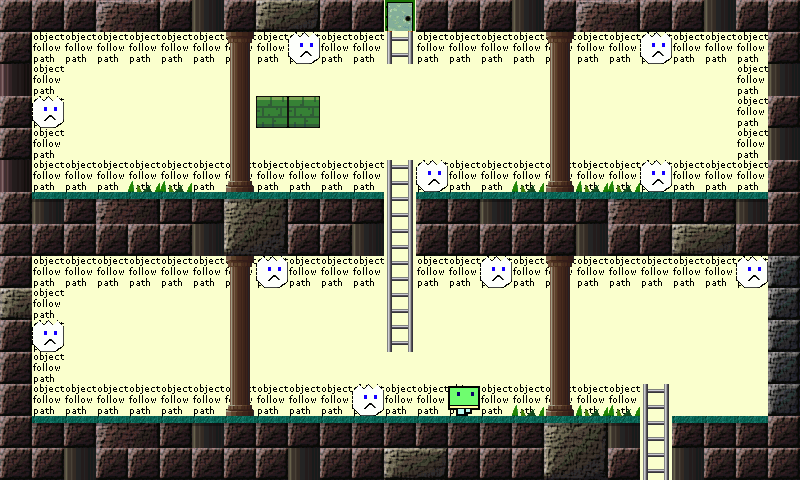

Tiled map render using the project's own tile images. Description and the whole map definition, tile-layer contents included, below:
An orthogonal 25x15 tile map with 32x32 px tiles, 6 tile layers (Layer 0 tiles, Layer 1 underlays tiles, Layer 2 underlays sprites and player, Layer 3 underlays sprites and mobs, ...), 6 tilesets.

<map version="1.0" tiledversion="1.0.3" orientation="orthogonal" renderorder="right-down" width="25" height="15" tilewidth="32" tileheight="32" nextobjectid="1">
 <tileset firstgid="1" name="0" tilewidth="32" tileheight="32" tilecount="800" columns="8">
  <image source="../images/map0Tiles.png" width="256" height="3200" />
 </tileset>
 <tileset firstgid="801" name="1" tilewidth="32" tileheight="32" tilecount="1512" columns="8">
  <image source="../images/map1UnderlaysTiles.png" width="256" height="6050" />
 </tileset>
 <tileset firstgid="2313" name="2" tilewidth="32" tileheight="32" tilecount="64" columns="8">
  <image source="../images/map2UnderlaysSpritesAndPlayer.png" width="256" height="256" />
 </tileset>
 <tileset firstgid="2377" name="3" tilewidth="32" tileheight="32" tilecount="368" columns="8">
  <image source="../images/map3UnderlaysSpritesAndMobs.png" width="256" height="1500" />
 </tileset>
 <tileset firstgid="2745" name="4" tilewidth="32" tileheight="32" tilecount="120" columns="8">
  <image source="../images/map4OverlaysSprites.png" width="256" height="500" />
 </tileset>
 <tileset firstgid="2865" name="5" tilewidth="32" tileheight="32" tilecount="1000" columns="8">
  <image source="../images/map5OverlaysTiles.png" width="256" height="4000" />
 </tileset>
 <layer name="Layer 0 tiles" width="25" height="15">
  <data encoding="csv">
107,107,107,122,123,107,285,107,146,147,107,107,1,107,107,107,285,107,122,123,107,107,285,107,107,
107,1,1,1,1,1,1,1,1,1,1,1,1,1,1,1,1,1,1,1,1,1,1,1,107,
107,1,1,1,1,1,1,1,1,1,1,1,1,1,1,1,1,1,1,1,1,1,1,1,285,
107,1,1,1,1,1,1,1,222,222,1,1,1,1,1,1,1,1,1,1,1,1,1,1,107,
107,1,1,1,1,1,1,1,1,1,1,1,1,1,1,1,1,1,1,1,1,1,1,1,285,
107,1,1,1,1,1,1,1,1,1,1,1,1,1,1,1,1,1,1,1,1,1,1,1,107,
107,285,107,122,123,107,107,154,155,107,107,107,1,107,107,285,107,107,107,122,123,107,107,285,107,
107,107,107,107,107,107,285,162,163,107,107,285,1,107,107,107,107,107,285,107,107,146,147,107,107,
107,1,1,1,1,1,1,1,1,1,1,1,1,1,1,1,1,1,1,1,1,1,1,1,109,
107,1,1,1,1,1,1,1,1,1,1,1,1,1,1,1,1,1,1,1,1,1,1,1,109,
107,1,1,1,1,1,1,1,1,1,1,1,1,1,1,1,1,1,1,1,1,1,1,1,109,
107,1,1,1,1,1,1,1,1,1,1,1,1,1,1,1,1,1,1,1,1,1,1,1,109,
107,1,1,1,1,1,1,1,1,1,1,1,1,1,1,1,1,1,1,1,1,1,1,1,109,
107,107,107,122,123,107,285,107,107,107,107,107,107,107,107,107,107,154,155,285,1,107,107,107,107,
107,107,285,107,107,107,107,107,107,285,107,107,146,147,107,107,107,162,163,107,1,285,107,107,107
</data>
 </layer>
 <layer name="Layer 1 underlays tiles" width="25" height="15">
  <data encoding="csv">
0,0,0,0,0,0,0,0,0,0,0,0,1233,0,0,0,0,0,0,0,0,0,0,0,0,
0,840,840,840,840,840,840,840,840,840,840,840,1233,840,840,840,840,840,840,840,840,840,840,840,0,
0,840,0,0,0,0,0,0,0,0,0,0,0,0,0,0,0,0,0,0,0,0,0,840,0,
0,840,0,0,0,0,0,0,0,0,0,0,0,0,0,0,0,0,0,0,0,0,0,840,0,
0,840,0,0,0,0,0,0,0,0,0,0,0,0,0,0,0,0,0,0,0,0,0,840,0,
0,840,840,840,840,840,840,840,840,840,840,840,1233,840,840,840,840,840,840,840,840,840,840,840,0,
0,0,0,0,0,0,0,0,0,0,0,0,1233,0,0,0,0,0,0,0,0,0,0,0,0,
0,0,0,0,0,0,0,0,0,0,0,0,1233,0,0,0,0,0,0,0,0,0,0,0,0,
0,840,840,840,840,840,840,840,840,840,840,840,1233,840,840,840,840,840,840,840,840,840,840,840,0,
0,840,0,0,0,0,0,0,0,0,0,0,1233,0,0,0,0,0,0,0,0,0,0,0,0,
0,840,0,0,0,0,0,0,0,0,0,0,1233,0,0,0,0,0,0,0,0,0,0,0,0,
0,840,0,0,0,0,0,0,0,0,0,0,0,0,0,0,0,0,0,0,0,0,0,0,0,
0,840,840,840,840,840,840,840,840,840,840,840,840,840,840,840,840,840,840,840,1193,0,0,0,0,
0,0,0,0,0,0,0,0,0,0,0,0,0,0,0,0,0,0,0,0,1193,0,0,0,0,
0,0,0,0,0,0,0,0,0,0,0,0,0,0,0,0,0,0,0,0,1193,0,0,0,0
</data>
 </layer>
 <layer name="Layer 2 underlays sprites and player" width="25" height="15">
  <data encoding="csv">
0,0,0,0,0,0,0,0,0,0,0,0,0,0,0,0,0,0,0,0,0,0,0,0,0,
0,0,0,0,0,0,0,0,0,0,0,0,0,0,0,0,0,0,0,0,0,0,0,0,0,
0,0,0,0,0,0,0,0,0,0,0,0,0,0,0,0,0,0,0,0,0,0,0,0,0,
0,0,0,0,0,0,0,0,0,0,0,0,0,0,0,0,0,0,0,0,0,0,0,0,0,
0,0,0,0,0,0,0,0,0,0,0,0,0,0,0,0,0,0,0,0,0,0,0,0,0,
0,0,0,0,0,0,0,0,0,0,0,0,0,0,0,0,0,0,0,0,0,0,0,0,0,
0,0,0,0,0,0,0,0,0,0,0,0,0,0,0,0,0,0,0,0,0,0,0,0,0,
0,0,0,0,0,0,0,0,0,0,0,0,0,0,0,0,0,0,0,0,0,0,0,0,0,
0,0,0,0,0,0,0,0,0,0,0,0,0,0,0,0,0,0,0,0,0,0,0,0,0,
0,0,0,0,0,0,0,0,0,0,0,0,0,0,0,0,0,0,0,0,0,0,0,0,0,
0,0,0,0,0,0,0,0,0,0,0,0,0,0,0,0,0,0,0,0,0,0,0,0,0,
0,0,0,0,0,0,0,0,0,0,0,0,0,0,0,0,0,0,0,0,0,0,0,0,0,
0,0,0,0,0,0,0,0,0,0,0,0,0,0,2313,0,0,0,0,0,0,0,0,0,0,
0,0,0,0,0,0,0,0,0,0,0,0,0,0,0,0,0,0,0,0,0,0,0,0,0,
0,0,0,0,0,0,0,0,0,0,0,0,0,0,0,0,0,0,0,0,0,0,0,0,0
</data>
 </layer>
 <layer name="Layer 3 underlays sprites and mobs" width="25" height="15">
  <data encoding="csv">
0,0,0,0,0,0,0,0,0,0,0,0,2635,0,0,0,0,0,0,0,0,0,0,0,0,
0,0,0,0,0,0,0,0,0,2450,0,0,2666,0,0,0,0,0,0,0,2450,0,0,0,0,
0,0,0,0,0,0,0,0,0,0,0,0,0,0,0,0,0,0,0,0,0,0,0,0,0,
0,2450,0,0,0,0,0,0,0,0,0,0,0,0,0,0,0,0,0,0,0,0,0,0,0,
0,0,0,0,0,0,0,0,0,0,0,0,0,0,0,0,0,0,0,0,0,0,0,0,0,
0,0,0,0,0,0,0,0,0,0,0,0,2666,2450,0,0,0,0,0,0,2450,0,0,0,0,
0,0,0,0,0,0,0,0,0,0,0,0,2666,0,0,0,0,0,0,0,0,0,0,0,0,
0,0,0,0,0,0,0,0,0,0,0,0,2666,0,0,0,0,0,0,0,0,0,0,0,0,
0,0,0,0,0,0,0,0,2450,0,0,0,2666,0,0,2450,0,0,0,0,0,0,0,2450,0,
0,0,0,0,0,0,0,0,0,0,0,0,2666,0,0,0,0,0,0,0,0,0,0,0,0,
0,2450,0,0,0,0,0,0,0,0,0,0,2666,0,0,0,0,0,0,0,0,0,0,0,0,
0,0,0,0,0,0,0,0,0,0,0,0,0,0,0,0,0,0,0,0,0,0,0,0,0,
0,0,0,0,0,0,0,0,0,0,0,2450,0,0,0,0,0,0,0,0,2666,0,0,0,0,
0,0,0,0,0,0,0,0,0,0,0,0,0,0,0,0,0,0,0,0,2666,0,0,0,0,
0,0,0,0,0,0,0,0,0,0,0,0,0,0,0,0,0,0,0,0,2666,0,0,0,0
</data>
 </layer>
 <layer name="Layer 4 overlays sprites" width="25" height="15">
  <data encoding="csv">
0,0,0,0,0,0,0,0,0,0,0,0,0,0,0,0,0,0,0,0,0,0,0,0,0,
0,0,0,0,0,0,0,0,0,0,0,0,0,0,0,0,0,0,0,0,0,0,0,0,0,
0,0,0,0,0,0,0,0,0,0,0,0,0,0,0,0,0,0,0,0,0,0,0,0,0,
0,0,0,0,0,0,0,0,0,0,0,0,0,0,0,0,0,0,0,0,0,0,0,0,0,
0,0,0,0,0,0,0,0,0,0,0,0,0,0,0,0,0,0,0,0,0,0,0,0,0,
0,0,0,0,0,0,0,0,0,0,0,0,0,0,0,0,0,0,0,0,0,0,0,0,0,
0,0,0,0,0,0,0,0,0,0,0,0,0,0,0,0,0,0,0,0,0,0,0,0,0,
0,0,0,0,0,0,0,0,0,0,0,0,0,0,0,0,0,0,0,0,0,0,0,0,0,
0,0,0,0,0,0,0,0,0,0,0,0,0,0,0,0,0,0,0,0,0,0,0,0,0,
0,0,0,0,0,0,0,0,0,0,0,0,0,0,0,0,0,0,0,0,0,0,0,0,0,
0,0,0,0,0,0,0,0,0,0,0,0,0,0,0,0,0,0,0,0,0,0,0,0,0,
0,0,0,0,0,0,0,0,0,0,0,0,0,0,0,0,0,0,0,0,0,0,0,0,0,
0,0,0,0,0,0,0,0,0,0,0,0,0,0,0,0,0,0,0,0,0,0,0,0,0,
0,0,0,0,0,0,0,0,0,0,0,0,0,0,0,0,0,0,0,0,0,0,0,0,0,
0,0,0,0,0,0,0,0,0,0,0,0,0,0,0,0,0,0,0,0,0,0,0,0,0
</data>
 </layer>
 <layer name="Layer 5 overlays tiles" width="25" height="15">
  <data encoding="csv">
0,0,0,0,0,0,0,0,0,0,0,0,0,0,0,0,0,0,0,0,0,0,0,0,0,
0,0,0,0,0,0,0,2921,0,0,0,0,0,0,0,0,0,2921,0,0,0,0,0,0,0,
282,0,0,0,0,0,0,2925,0,0,0,0,0,0,0,0,0,2925,0,0,0,0,0,0,0,
0,0,0,0,0,0,0,2925,0,0,0,0,0,0,0,0,0,2925,0,0,0,0,0,0,0,
0,0,0,0,0,0,0,2925,0,0,0,0,0,0,0,0,0,2925,0,0,0,0,0,0,0,
282,0,0,0,2870,2870,0,2875,0,0,0,0,0,0,0,0,2870,2875,2870,2870,0,0,0,0,0,
0,3145,3145,3145,3145,3145,3145,3145,3145,3145,3145,3145,0,3145,3145,3145,3145,3145,3145,3145,3145,3145,3145,3145,0,
0,0,0,0,0,0,0,0,0,0,0,0,0,0,0,0,0,0,0,0,0,0,0,0,0,
0,0,0,0,0,0,0,2921,0,0,0,0,0,0,0,0,0,2921,0,0,0,0,0,0,0,
146,0,0,0,0,0,0,2925,0,0,0,0,0,0,0,0,0,2925,0,0,0,0,0,0,0,
0,0,0,0,0,0,0,2925,0,0,0,0,0,0,0,0,0,2925,0,0,0,0,0,0,0,
0,0,0,0,0,0,0,2925,0,0,0,0,0,0,0,0,0,2925,0,0,0,0,0,0,0,
0,0,0,0,0,0,0,2875,0,0,0,0,0,0,0,0,2870,2875,2870,2870,0,0,0,0,0,
0,3145,3145,3145,3145,3145,3145,3145,3145,3145,3145,3145,3145,3145,3145,3145,3145,3145,3145,3145,0,3145,3145,3145,0,
0,0,0,0,0,0,0,0,0,0,0,0,0,0,0,0,0,0,0,0,0,0,0,0,0
</data>
 </layer>
</map>
